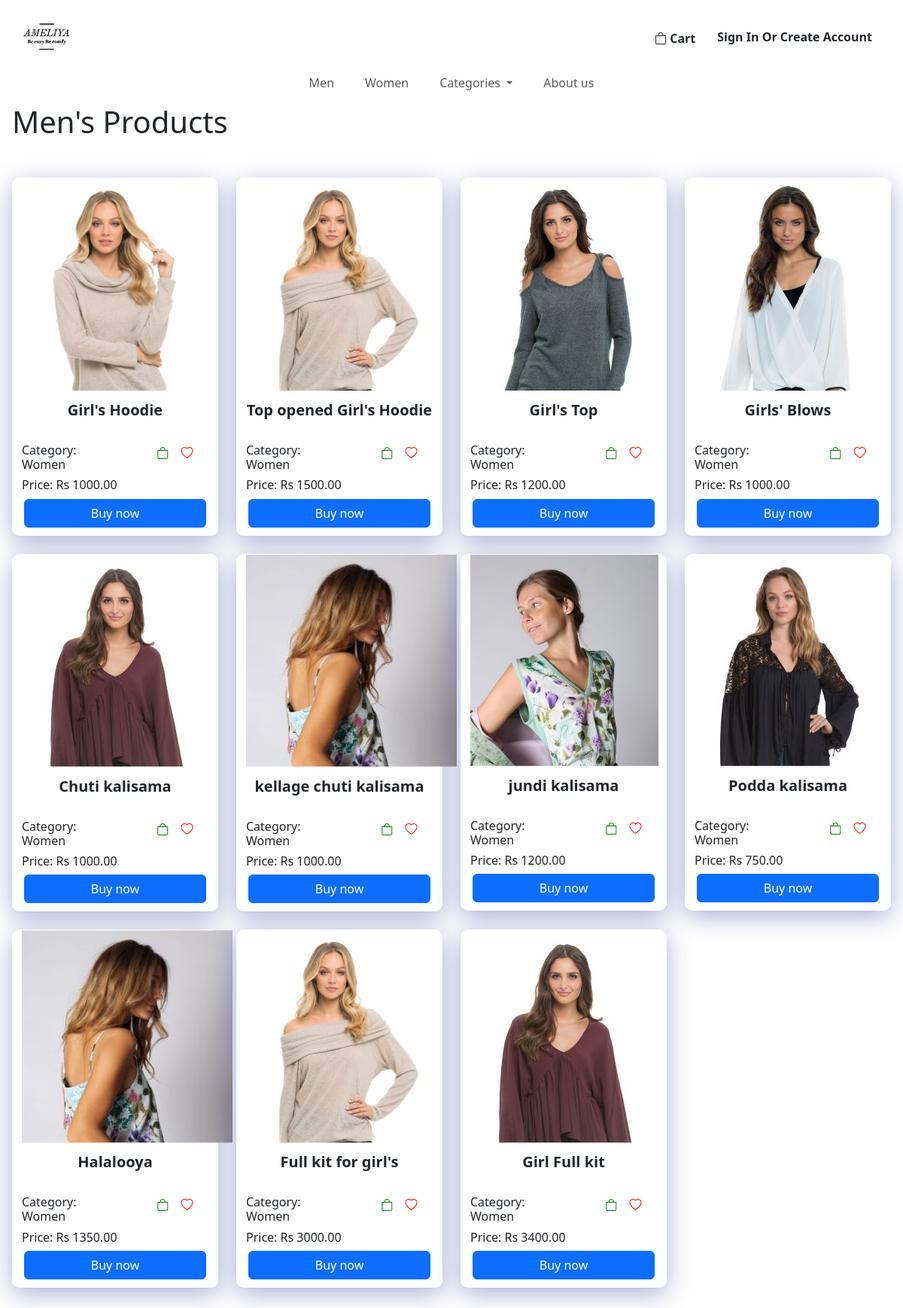
The app's page /components/Women.php, older data.
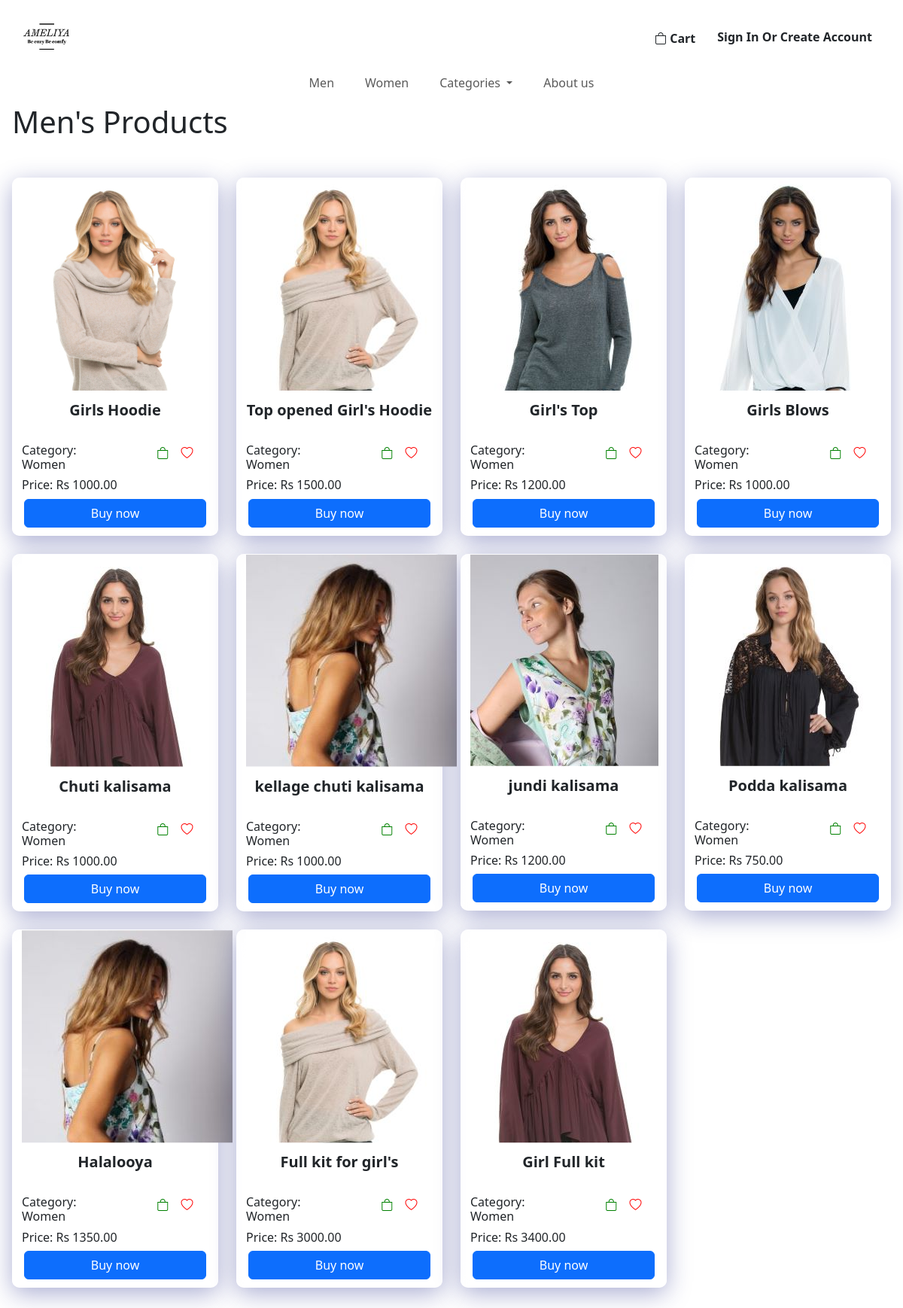
The same page, newer data.
### tables this page shows
CREATE TABLE IF NOT EXISTS `women` (
  `id` int NOT NULL AUTO_INCREMENT,
  `product_id` int NOT NULL,
  PRIMARY KEY (`id`),
  KEY `fk_women_product1_idx` (`product_id`),
  CONSTRAINT `fk_women_product1` FOREIGN KEY (`product_id`) REFERENCES `product` (`id`)
);

CREATE TABLE IF NOT EXISTS `product` (
  `id` int NOT NULL AUTO_INCREMENT,
  `price` varchar(45) DEFAULT NULL,
  `qty` varchar(45) DEFAULT NULL,
  `discription` varchar(150) DEFAULT NULL,
  `title` varchar(45) DEFAULT NULL,
  `aded_date` date DEFAULT NULL,
  `del_fee_col` double DEFAULT NULL,
  `del_fee_other` double DEFAULT NULL,
  `color_clr_id` int NOT NULL,
  `category_c_id` int NOT NULL,
  `brand_b_id` int NOT NULL,
  `status_s_id` int NOT NULL,
  PRIMARY KEY (`id`),
  KEY `fk_product_color1_idx` (`color_clr_id`),
  KEY `fk_product_category1_idx` (`category_c_id`),
  KEY `fk_product_brand1_idx` (`brand_b_id`),
  KEY `fk_product_status1_idx` (`status_s_id`),
  CONSTRAINT `fk_product_brand1` FOREIGN KEY (`brand_b_id`) REFERENCES `brand` (`b_id`),
  CONSTRAINT `fk_product_category1` FOREIGN KEY (`category_c_id`) REFERENCES `category` (`c_id`),
  CONSTRAINT `fk_product_color1` FOREIGN KEY (`color_clr_id`) REFERENCES `color` (`clr_id`),
  CONSTRAINT `fk_product_status1` FOREIGN KEY (`status_s_id`) REFERENCES `status` (`s_id`)
);

CREATE TABLE IF NOT EXISTS `product_img` (
  `path` varchar(50) NOT NULL,
  `product_id` int NOT NULL,
  PRIMARY KEY (`path`),
  KEY `fk_product_img_product1_idx` (`product_id`),
  CONSTRAINT `fk_product_img_product1` FOREIGN KEY (`product_id`) REFERENCES `product` (`id`)
);

CREATE TABLE IF NOT EXISTS `category` (
  `c_id` int NOT NULL AUTO_INCREMENT,
  `c_name` varchar(45) DEFAULT NULL,
  PRIMARY KEY (`c_id`)
);

### components/connection.php (called while the page is built, shortened)
<?php
class Database{
    public static $connection;
    public static function setUpConnection(){
        if(!isset(Database::$connection)){
            Database::$connection = new mysqli("localhost","root","Kavitha@#2003","vivaaluth","3306");
        }
    }
    public static function search($q){
        $resultset = Database::$connection->query($q);
        return $resultset;
    }
}
?>

### components/Women.php (the view, shortened to what this page needs)
<!DOCTYPE html>
<html lang="en">
<head>
    <link rel="stylesheet" href="https://cdn.jsdelivr.net/npm/bootstrap@4.1.3/dist/css/bootstrap.min.css">
    <link rel="stylesheet" href="https://cdn.jsdelivr.net/npm/bootstrap-icons@1.11.3/font/bootstrap-icons.min.css">
    <link rel="stylesheet" href="../style.css">
</head>
<body>
<?php
    require "NavbarOther.php";
    require "connection.php";
    require "Header.php";
    ?>
    <h1>Men's Products</h1>
    <div class="row text-center" style="margin-top:50px;">
        <?php
        $wpdall = Database::search("SELECT * FROM women INNER JOIN product ON product_id = product.id INNER JOIN product_img ON product.id = product_img.product_id INNER JOIN category ON product.category_c_id = category.c_id ;
        ");
        $wpdall_num = $wpdall->num_rows;
        for ($x = 0; $x < $wpdall_num; $x++) {
            $wpdall_data = $wpdall->fetch_assoc();
            $imgSrc = $wpdall_data["path"];
        ?>
            <div class="col-lg-3 col-md-6 col-sm-12 text-center mb-4">
                    <div class="container" id="box">
                        <img src="../<?php echo $imgSrc; ?>" alt="" style="clip-path: polygon(0 0, 100% 0, 100% 75%, 0 75%);">
                        <div class="row text-center" style="margin-top:-80px;">
                            <h5>
                                <span id="title1"><b><?php echo $wpdall_data["title"] ?></b></a></span>
                            </h5>
                        </div>
                        <br>
                        <div class="row">
                            <div class="col-7 text-start">
                                <h6>Category: <?php echo $wpdall_data["c_name"] ?></h6>
                            </div>
                            <div class="col-5 text-end">
                                <div class="row">
                                    <div class="col text-center">
                                        <button onclick="addtocarthome(<?php echo $wpdall_data['id'] ?>);" style="border: none; background:none;">
                                            <i class="bi bi-bag cart-icon"></i>
                                        </button>
                                        <button onclick="wishlisthome2(<?php echo $wpdall_data['id'] ?>);" style="border: none; background:none;">
                                            <i class="bi bi-heart heart-icon"></i>
                                        </button>                                    </div>
                                </div>
                            </div>
                        </div>
                        <div class="row text-start">
                            <h6>Price: Rs <?php echo $wpdall_data["price"] ?>.00</h6>
                        </div>
                        <div class="col" style="margin-bottom: 10px;">
                            <div class="row text-center">
                                <button type="button" class="btn btn-primary"><a href="<?php echo "./singleproductview.php?id=" . ($wpdall_data["product_id"]); ?>" style="color:white; text-decoration:none;">Buy now</a></button>
                            </div>
                        </div>
                    </div>
                </div>
        <?php
        }
        ?>
    </div>
</body>
</html>

Row changes from the older to the newer data that the page shows:
changed through a linked row, women: product.title "Girl's Hoodie" → "Girls Hoodie"
changed through a linked row, women: product.title "Girls' Blows" → "Girls Blows"
